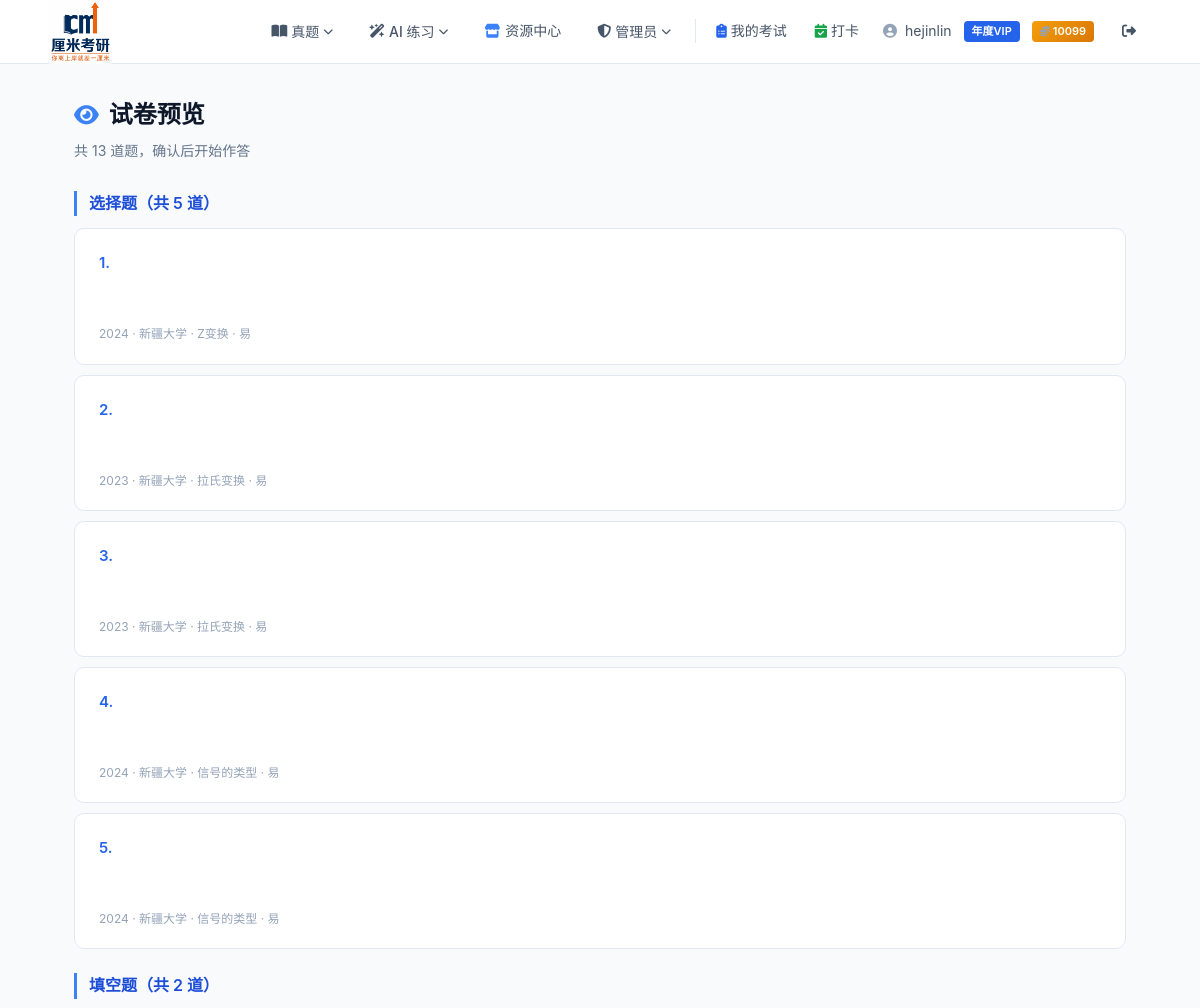
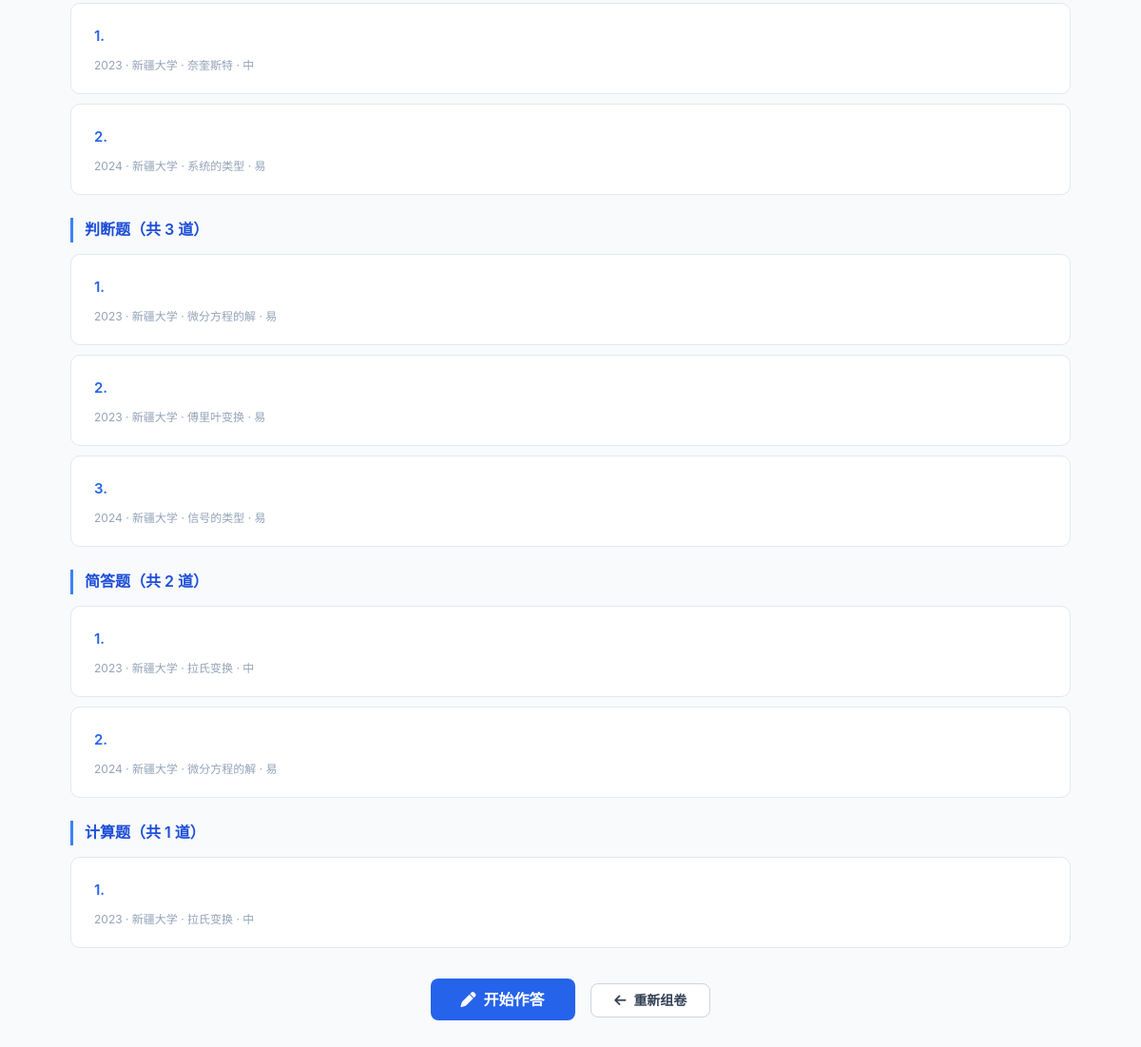
The app's page /ai-test/practice/1/preview/ (signed in) with its own data (2 pictures, top to bottom).
### user/models.py (models this page shows, shortened)
class User(AbstractUser):
    VIP_CHOICES = [
        (0, "普通用户"),
        (1, "月度VIP"),
        (2, "季度VIP"),
        (3, "年度VIP"),
    ]
    vip_level = models.IntegerField(choices=VIP_CHOICES, default=0, verbose_name="VIP等级")
    vip_start_date = models.DateTimeField(null=True, blank=True, verbose_name="VIP开通时间")
    vip_expire_date = models.DateTimeField(null=True, blank=True, verbose_name="VIP过期时间")
    email_verified = models.BooleanField(default=False, verbose_name="邮箱已验证")
    email_token = models.UUIDField(null=True, blank=True, verbose_name="验证令牌")
    coins = models.IntegerField(default=0, verbose_name="站内点数")
    class Meta:
        verbose_name = "用户"
        verbose_name_plural = "用户"
    def is_vip(self):
        if self.vip_level == 0:
            return False
        if self.vip_expire_date is None:
            return False
        from django.utils import timezone
        return self.vip_expire_date > timezone.now()

### kaoyan_app/models.py (models this page shows, shortened)
class QuestionType(models.Model):
    name = models.CharField(max_length=50, unique=True, verbose_name="题型名称")
    class Meta:
        verbose_name = "题型"
        verbose_name_plural = "题型"
        ordering = ["id"]

class School(models.Model):
    name = models.CharField(max_length=100, unique=True, verbose_name="学校名称")
    class Meta:
        verbose_name = "学校"
        verbose_name_plural = "学校"
        ordering = ["name"]

### ai_test/models.py (models this page shows, shortened)
class AIPracticeExamQuestion(models.Model):
    exam = models.ForeignKey(AIPracticeExam, on_delete=models.CASCADE, related_name="questions", verbose_name="AI练习卷")
    question = models.ForeignKey(AIGeneratedQuestion, on_delete=models.CASCADE, verbose_name="AI题目")
    order = models.IntegerField(verbose_name="题目顺序")
    user_answer = models.TextField(null=True, blank=True, verbose_name="用户答案")
    is_correct = models.BooleanField(null=True, blank=True, verbose_name="是否正确")
    score = models.IntegerField(default=0, verbose_name="得分")
    class Meta:
        verbose_name = "AI练习卷题目明细"
        verbose_name_plural = "AI练习卷题目明细"
        ordering = ["order"]
        unique_together = ("exam", "question")

class AIGeneratedQuestion(models.Model):
    DIFFICULTY_CHOICES = [
        ("易", "易"),
        ("中", "中"),
        ("难", "难"),
    ]
    original_question = models.ForeignKey(
        "kaoyan_app.Question",
        on_delete=models.SET_NULL,
        null=True,
        blank=True,
        verbose_name="溯源真题"
    )
    year = models.IntegerField(verbose_name="参考年份")
    school = models.ForeignKey("kaoyan_app.School", on_delete=models.CASCADE, verbose_name="参考学校")
    question_type = models.ForeignKey("kaoyan_app.QuestionType", on_delete=models.CASCADE, verbose_name="题型")
    difficulty = models.CharField(max_length=2, choices=DIFFICULTY_CHOICES, verbose_name="难度")
    knowledge_point = models.CharField(max_length=200, verbose_name="知识点")
    content = models.TextField(verbose_name="AI改写题干", help_text="支持 Markdown + LaTeX 公式")
    options = models.JSONField(
        null=True, blank=True, verbose_name="选项",
        help_text='选择题必填，JSON 对象格式，如 {"A": "内容", "B": "内容"}'
    )
    correct_answer = models.TextField(null=True, blank=True, verbose_name="正确答案", help_text="选择题填A/B/C/D，判断题填对/错，填空题填标准答案，主观题留空")
    explanation = models.TextField(null=True, blank=True, verbose_name="简要解析", help_text="AI 生成的解题思路与简要解析")
    created_at = models.DateTimeField(auto_now_add=True, verbose_name="生成时间")
    class Meta:
        verbose_name = "AI练习题"
        verbose_name_plural = "AI练习题"
        ordering = ["-created_at"]

### kaoyan_project/vip_utils.py (the view)
    @login_required
    def wrapper(request, *args, **kwargs):
        if not request.user.is_vip():
            return redirect(
                reverse("user:vip") + "?from=" + view_func.__name__
            )
        return view_func(request, *args, **kwargs)

### ai_test/views.py (called while the page is built)
@vip_required
def ai_practice_preview(request, pk):
    exam = get_object_or_404(AIPracticeExam, pk=pk, user=request.user)
    eqs = exam.questions.select_related(
        "question__school", "question__question_type"
    ).all()
    return render(request, "ai_test/ai_practice_preview.html", {
        "exam": exam, "exam_questions": eqs
    })

### kaoyan_project/vip_utils.py (called while the page is built, shortened)
def vip_required(view_func):
    @login_required
    def wrapper(request, *args, **kwargs):
        if not request.user.is_vip():
            return redirect(
                reverse("user:vip") + "?from=" + view_func.__name__
            )
        return view_func(request, *args, **kwargs)
    wrapper.__name__ = view_func.__name__
    wrapper.__doc__ = view_func.__doc__
    return wrapper

def vip_context(request):
    user = request.user
    if user.is_authenticated:
        is_vip = user.is_vip()
        vip_label = dict(user.VIP_CHOICES).get(user.vip_level, "")
        return {
            "is_vip": is_vip,
            "vip_label": vip_label,
            "is_free_user": not is_vip,
            "user_coins": user.coins,
        }

### ai_test/templates/ai_test/ai_practice_preview.html (shortened to what this page needs)
{% extends "user/base.html" %}
{% block extra_style %}
<link rel="stylesheet" href="https://cdn.jsdelivr.net/npm/katex@0.16.9/dist/katex.min.css">
{% endblock %}
{% block content %}
<div class="page-header">
    <h1 class="page-title"><i class="fa-solid fa-eye"></i> 试卷预览</h1>
    <p class="page-subtitle">共 {{ exam_questions|length }} 道题，确认后开始作答</p>
</div>
{% regroup exam_questions by question.question_type.name as sections %}
{% for section in sections %}
<div class="q-section">
    <div class="q-section-title">{{ section.grouper }}题（共 {{ section.list|length }} 道）</div>
    {% for eq in section.list %}
    <div class="card q-item">
        <div class="q-content"><span class="q-num">{{ forloop.counter }}.</span><span data-raw="{{ eq.question.content|escape }}"></span></div>
        {% if eq.question.options and section.grouper == "选择" %}
        <div class="q-options">
            {% for key, val in eq.question.options.items %}
            <div class="opt" data-raw="{{ key }}. {{ val|escape }}"></div>
            {% endfor %}
        </div>
        {% endif %}
        <div class="q-meta">{{ eq.question.year }} · {{ eq.question.school.name }} · {{ eq.question.knowledge_point }} · {{ eq.question.difficulty }}</div>
    </div>
    {% endfor %}
</div>
{% endfor %}
<div style="text-align:center;margin:32px 0;">
    <a href="{% url 'ai_test:ai_practice_take' exam.id %}" class="btn btn-primary btn-lg"><i class="fa-solid fa-pen"></i> 开始作答</a>
    <a href="{% url 'ai_test:ai_practice_create' %}" class="btn btn-outline" style="margin-left:12px;"><i class="fa-solid fa-arrow-left"></i> 重新组卷</a>
</div>
{% endblock %}

### user/templates/user/base.html (shortened to what this page needs)
{% load static %}
<!DOCTYPE html>
<html lang="zh-CN">
<head>
    <link rel="stylesheet" href="https://cdnjs.cloudflare.com/ajax/libs/font-awesome/6.5.1/css/all.min.css">
    {% block extra_style %}{% endblock %}
</head>
<body>
    <nav class="navbar">
        <a href="{% url 'user:home' %}" class="logo">
            <img src="{% static 'images/CM.png' %}" alt="厘米考研" style="height:65px;width:auto;border-radius:4px;">
        </a>
        <div class="nav-links">
            <div class="nav-dropdown" onclick="this.classList.toggle('open')">
                <button class="nav-dropdown-toggle">
                    <i class="fa-solid fa-book-open"></i> 真题 <i class="fa-solid fa-chevron-down caret"></i>
                </button>
            </div>
            <div class="nav-dropdown" onclick="this.classList.toggle('open')">
                <button class="nav-dropdown-toggle">
                    <i class="fa-solid fa-wand-magic-sparkles"></i> AI 练习 <i class="fa-solid fa-chevron-down caret"></i>
                </button>
            </div>
            <a href="{% url 'res_center:list' %}" style="color:var(--gray-600); text-decoration:none; font-size:14px; font-weight:500; padding:8px 16px; border-radius:var(--radius); transition:all 0.2s; display:inline-flex; align-items:center; gap:5px;">
                <i class="fa-solid fa-store" style="color:var(--blue-500);"></i> 资源中心
            </a>
            {% if user.is_authenticated and user.is_staff %}
            <div class="nav-dropdown" onclick="this.classList.toggle('open')">
                <button class="nav-dropdown-toggle">
                    <i class="fa-solid fa-shield-halved"></i> 管理员 <i class="fa-solid fa-chevron-down caret"></i>
                </button>
            </div>
            {% endif %}
            {% if user.is_authenticated %}
                <a href="{% url 'user:my_exams' %}" style="color:var(--gray-600); text-decoration:none; font-size:14px; font-weight:500; padding:8px 12px; border-radius:var(--radius); transition:all 0.2s; display:inline-flex; align-items:center; gap:4px;">
                    <i class="fa-solid fa-clipboard-list" style="color:var(--blue-600);"></i> 我的考试
                </a>
                <a href="{% url 'user:checkin_calendar' %}" style="color:var(--gray-600); text-decoration:none; font-size:14px; font-weight:500; padding:8px 12px; border-radius:var(--radius); transition:all 0.2s; display:inline-flex; align-items:center; gap:4px;">
                    <i class="fa-solid fa-calendar-check" style="color:#16a34a;"></i> 打卡
                </a>
                <div class="nav-user">
                    <i class="fa-solid fa-circle-user"></i>
                    {{ user.username }}
                    {% if is_vip %}<span class="vip-tag">{{ vip_label }}</span>{% endif %}
                    <span class="coin-tag" style="background:linear-gradient(135deg,#f59e0b,#d97706);color:#fff;font-size:11px;font-weight:600;padding:2px 8px;border-radius:4px;margin-left:4px;display:inline-flex;align-items:center;gap:3px;">
                        <i class="fa-solid fa-coins" style="font-size:10px;"></i> {{ user_coins }}
                    </span>
                </div>
                <a href="{% url 'user:logout' %}" class="btn-ghost"><i class="fa-solid fa-right-from-bracket"></i></a>
            {% else %}
                <a href="{% url 'user:login' %}" class="btn btn-outline">登录</a>
                <a href="{% url 'user:register' %}" class="btn btn-primary">注册</a>
            {% endif %}
        </div>
    </nav>
    <div class="main-content">
        {% block content %}{% endblock %}
    </div>
</body>
</html>

### user/templates/user/base.html (style rules this page uses)
:root { --blue-50: #eff6ff; --blue-100: #dbeafe; --blue-200: #bfdbfe; --blue-400: #60a5fa; --blue-500: #3b82f6; --blue-600: #2563eb; --blue-700: #1d4ed8; --blue-800: #1e40af; --blue-900: #1e3a5f; --gray-50: #f8fafc; --gray-100: #f1f5f9; --gray-200: #e2e8f0; --gray-300: #cbd5e1; --gray-400: #94a3b8; --gray-500: #64748b; --gray-600: #475569; --gray-700: #334155; --gray-800: #1e293b; --gray-900: #0f172a; --white: #ffffff; --radius: 10px; --shadow-sm: 0 1px 3px rgba(0,0,0,0.06); --shadow: 0 2px 12px rgba(0,0,0,0.08); --shadow-lg: 0 8px 30px rgba(0,0,0,0.12); }
* { margin: 0; padding: 0; box-sizing: border-box; }
body { font-family: -apple-system, BlinkMacSystemFont, "Segoe UI", Roboto, "PingFang SC", "Microsoft YaHei", sans-serif; background: var(--gray-50); color: var(--gray-800); min-height: 100vh; line-height: 1.6; }
a { color: var(--blue-600); text-decoration: none; }
.navbar { background: var(--white); border-bottom: 1px solid var(--gray-200); height: 64px; display: flex; align-items: center; justify-content: space-between; padding: 0 48px; position: sticky; top: 0; z-index: 100; }
.navbar .logo { font-size: 20px; font-weight: 700; color: var(--blue-800); text-decoration: none; display: flex; align-items: center; gap: 10px; }
.navbar .nav-links { display: flex; align-items: center; gap: 4px; }
.navbar .nav-links a { color: var(--gray-600); text-decoration: none; font-size: 14px; font-weight: 500; padding: 8px 16px; border-radius: var(--radius); transition: all 0.2s; }
.nav-dropdown { position: relative; }
.nav-dropdown-toggle { color: var(--gray-600); text-decoration: none; font-size: 14px; font-weight: 500; padding: 8px 16px; border-radius: var(--radius); transition: all 0.2s; cursor: pointer; display: flex; align-items: center; gap: 4px; background: none; border: none; font-family: inherit; }
.nav-dropdown-toggle .caret { font-size: 10px; transition: transform 0.2s; }
.nav-user { display: flex; align-items: center; gap: 8px; font-size: 14px; color: var(--gray-600); padding: 0 8px; }
.nav-user i { color: var(--gray-400); }
.vip-tag { background: var(--blue-600); color: var(--white); font-size: 11px; font-weight: 600; padding: 2px 8px; border-radius: 4px; margin-left: 4px; }
.main-content { max-width: 1100px; margin: 0 auto; padding: 32px 24px 60px; }
.page-header { margin-bottom: 28px; }
.page-title { font-size: 24px; font-weight: 700; color: var(--gray-900); display: flex; align-items: center; gap: 10px; }
.page-title i { color: var(--blue-500); font-size: 22px; }
.page-subtitle { font-size: 14px; color: var(--gray-500); margin-top: 6px; }
.card { background: var(--white); border-radius: var(--radius); border: 1px solid var(--gray-200); padding: 32px; }
.btn { display: inline-flex; align-items: center; justify-content: center; gap: 8px; padding: 10px 24px; border: none; border-radius: 8px; font-size: 14px; font-weight: 600; cursor: pointer; text-decoration: none; transition: all 0.2s; line-height: 1; }
.btn-primary { background: var(--blue-600); color: var(--white); }
.btn-outline { background: var(--white); border: 1px solid var(--gray-300); color: var(--gray-700); }
.btn-ghost { background: transparent; color: var(--gray-600); padding: 8px 16px; }
.btn-lg { padding: 14px 32px; font-size: 16px; }

### ai_test/templates/ai_test/ai_practice_preview.html (style rules this page uses)
.q-section { margin-bottom:24px; }
.q-section-title { font-size:16px;font-weight:600;color:var(--blue-700);margin-bottom:12px;padding-left:12px;border-left:3px solid var(--blue-500); }
.q-item { padding:20px 24px;margin-bottom:10px; }
.q-num { font-weight:600;color:var(--blue-600);margin-right:8px; }
.q-content { font-size:15px;line-height:1.8; }
.q-options { margin:8px 0 0 24px; }
.q-options .opt { padding:4px 0;color:var(--gray-600); }
.q-meta { font-size:12px;color:var(--gray-400);margin-top:8px; }

### records on screen
User: username "hejinlin"
QuestionType: grouper "选择"
AIPracticeExamQuestion: question.year "2024", question.school.name "新疆大学", question.knowledge_point "Z变换", question.difficulty "易"
AIPracticeExamQuestion: question.year "2023", question.school.name "新疆大学", question.knowledge_point "拉氏变换", question.difficulty "易"
AIPracticeExamQuestion: question.year "2023", question.school.name "新疆大学", question.knowledge_point "拉氏变换", question.difficulty "易"
AIPracticeExamQuestion: question.year "2024", question.school.name "新疆大学", question.knowledge_point "信号的类型", question.difficulty "易"
AIPracticeExamQuestion: question.year "2024", question.school.name "新疆大学", question.knowledge_point "信号的类型", question.difficulty "易"
QuestionType: grouper "填空"
AIPracticeExamQuestion: question.year "2023", question.school.name "新疆大学", question.knowledge_point "奈奎斯特", question.difficulty "中"
AIPracticeExamQuestion: question.year "2024", question.school.name "新疆大学", question.knowledge_point "系统的类型", question.difficulty "易"
QuestionType: grouper "判断"
AIPracticeExamQuestion: question.year "2023", question.school.name "新疆大学", question.knowledge_point "微分方程的解", question.difficulty "易"
AIPracticeExamQuestion: question.year "2023", question.school.name "新疆大学", question.knowledge_point "傅里叶变换", question.difficulty "易"
AIPracticeExamQuestion: question.year "2024", question.school.name "新疆大学", question.knowledge_point "信号的类型", question.difficulty "易"
QuestionType: grouper "简答"
AIPracticeExamQuestion: question.year "2023", question.school.name "新疆大学", question.knowledge_point "拉氏变换", question.difficulty "中"
AIPracticeExamQuestion: question.year "2024", question.school.name "新疆大学", question.knowledge_point "微分方程的解", question.difficulty "易"
QuestionType: grouper "计算"
AIPracticeExamQuestion: question.year "2023", question.school.name "新疆大学", question.knowledge_point "拉氏变换", question.difficulty "中"

### other values on screen
{{ vip_label }} "年度VIP"
{{ user_coins }} "10099"
{{ exam_questions|length }} "13"
{{ section.list|length }} "5" "2" "3" "2" "1"
